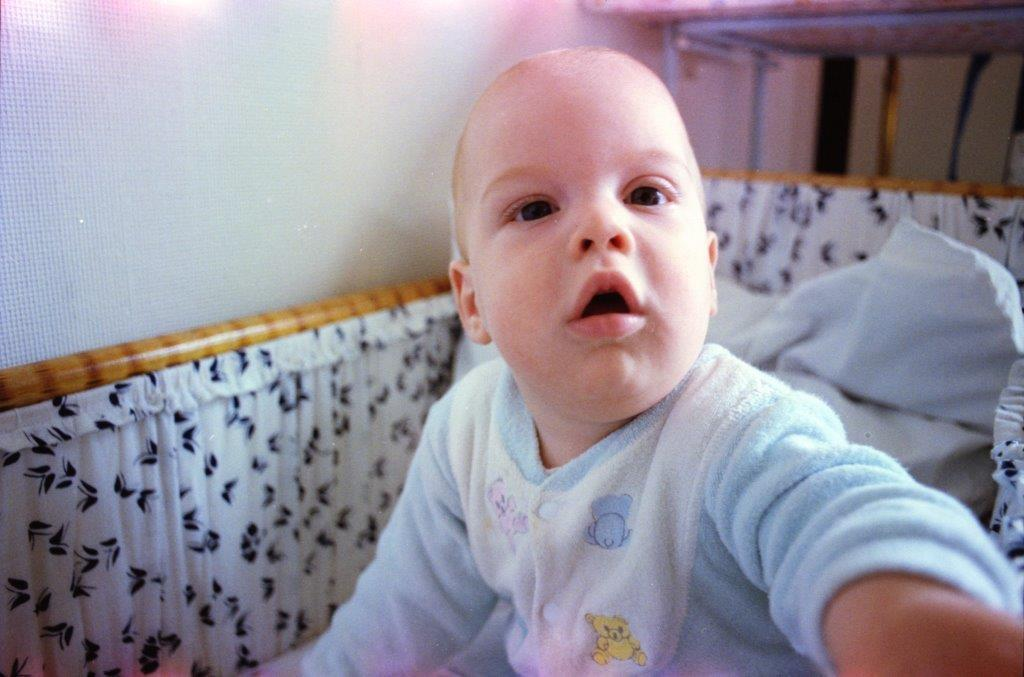
#> input picture pics/babyselfie.jpg, 1024 x 677 px
$ python crop.py --image ../pics/babyselfie.jpg
#> lines starting #> are read from the running program, lines starting #| are printed output that depends on the picture
# crop.py

import numpy as np
import argparse
import cv2

ap = argparse.ArgumentParser()
ap.add_argument("-i", "--image", required = True, help = "Path to image")
args = vars(ap.parse_args())

image = cv2.imread(args["image"])
#> image is the input picture: shape (677, 1024, 3); mean B, G, R 156, 144.6, 151.2
cv2.imshow("Original", image)

#40 = y start, 450 = y slut. Gælder også for x
cropped = image[40:450, 440:730]
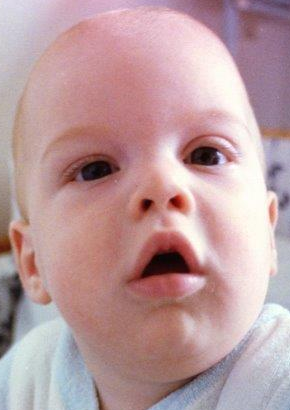
#> cropped: shape (410, 290, 3); mean B, G, R 158.9, 155.7, 187.1
cv2.imshow("Baby Face", cropped)
cv2.waitKey(0)
